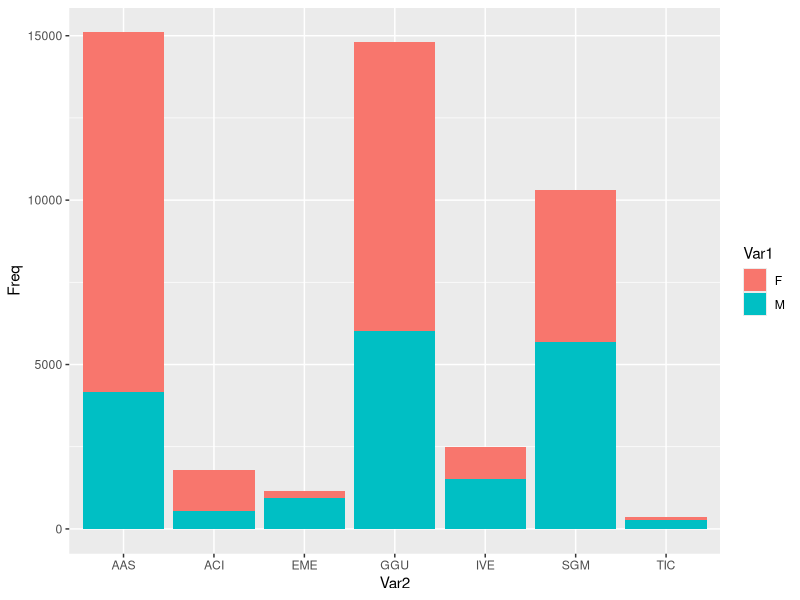
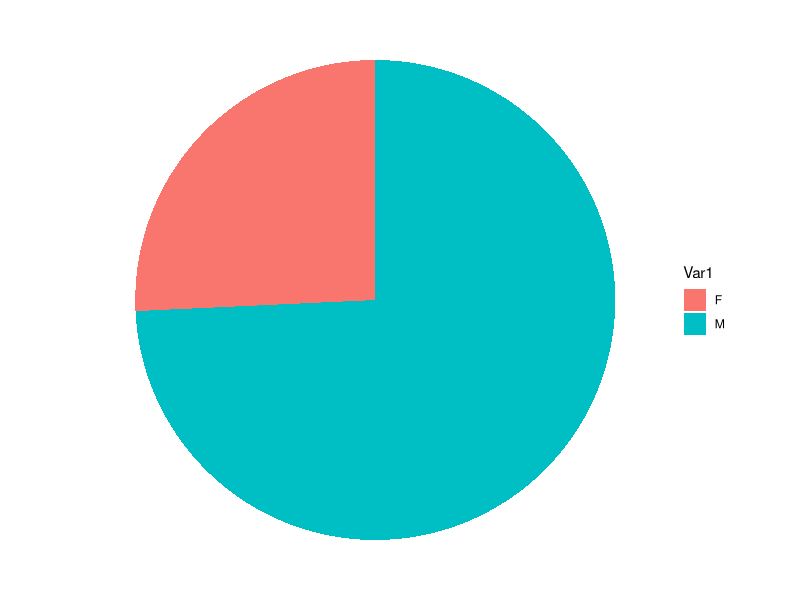

These figures' R source, in order:
## ---- chunk 1
knitr::opts_chunk$set(echo = TRUE)
library(tidyverse)
library(kableExtra)  # install.packages("kableExtra")
## ---- chunk 2
salarios <- read.csv("./encasillamientoNCA.csv", stringsAsFactor = FALSE, encoding = "UTF-8", header = TRUE)
## ---- chunk 3
kable(table(salarios$SEXO), align = "r", dnn = NA) %>% 
  kable_styling(bootstrap_options = c("striped", "hover"), full_width = F, position = "left")
## ---- chunk 4
salarios$CATEGORIA <- sapply(salarios$ATGC, function(x){gsub("(^.+)(.{1}$)","\\2",x)})
salarios$AGRUPAMIENTO <- sapply(salarios$ATGC, function(x){gsub("(^.+)-(.+)-([0-9]+)/(.+$)","\\1",x)})
salarios$TRAMO <- sapply(salarios$ATGC, function(x){gsub("(^.+)-(.+)-([0-9]+)/(.+$)","\\2",x)})
salarios$GRADO <- sapply(salarios$ATGC, function(x){gsub("(^.+)-(.+)-([0-9]+)/(.+$)","\\3",x)})
## ---- chunk 5
# AGRUPAMIENTO 
# GGU: Gestión Gubernamental, ACI: Atención al Ciudadano,  
# SGM: Servicios Generales y Mantenimiento, IVE: Inspección y Verificación, 
# AAS: Actividades de Apoyo a la Salud y Asistencia Social, A: Actividades Artísticas y de Escenotécnicas, 
# EME: Emergencias, TIC: Tecnologías de la Información y la comunicación
kable(t(table(salarios$AGRUPAMIENTO)), align = "r", dnn = NA) %>% 
  kable_styling(bootstrap_options = c("striped", "hover"), full_width = F, position = "left")
## ---- chunk 6
kable(t(table(salarios$AGRUPAMIENTO,salarios$SEXO)), align = "r", dnn = NA) %>% 
  kable_styling(bootstrap_options = c("striped", "hover"), full_width = F, position = "left")
## ---- chunk 7
tt <- t(table(salarios$AGRUPAMIENTO,salarios$SEXO))
tt <- as.data.frame(tt)
g <- ggplot(tt, aes(x=Var2, y=Freq, fill=Var1)) +
  geom_bar(stat="identity")
g
## ---- chunk 8
gp <- ggplot(tt[which(tt$Var2=="TIC"),], aes(x="", y=Freq, fill=Var1)) +
  geom_bar(stat="identity") +
  coord_polar(theta="y") + theme_void()
gp
## ---- chunk 9
salarios$TRAMO <- factor(salarios$TRAMO, levels = c("INI","MED","AVA"))
tramos <- t(table(salarios$TRAMO))
kable(tramos, align = "r", dnn = NA) %>% 
  kable_styling(bootstrap_options = c("striped", "hover"), full_width = F, position = "left")
## ---- chunk 10
tramos_ <- t(table(salarios$TRAMO, salarios$SEXO))
kable(tramos_, align = "r", dnn = NA) %>% 
  kable_styling(bootstrap_options = c("striped", "hover"), full_width = F, position = "left")
